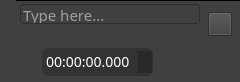
<?xml version="1.0" encoding="UTF-8"?>
<ui version="4.0">
 <class>TOCListWidgetItem</class>
 <widget class="QWidget" name="TOCListWidgetItem">
  <property name="geometry">
   <rect>
    <x>0</x>
    <y>0</y>
    <width>240</width>
    <height>82</height>
   </rect>
  </property>
  <property name="sizePolicy">
   <sizepolicy hsizetype="Fixed" vsizetype="Fixed">
    <horstretch>0</horstretch>
    <verstretch>0</verstretch>
   </sizepolicy>
  </property>
  <property name="minimumSize">
   <size>
    <width>240</width>
    <height>82</height>
   </size>
  </property>
  <property name="maximumSize">
   <size>
    <width>240</width>
    <height>82</height>
   </size>
  </property>
  <property name="windowTitle">
   <string>Form</string>
  </property>
  <property name="styleSheet">
   <string notr="true">background: #404040;
box-shadow: inset 0px -1px 1px rgba(0, 0, 0, 0.15);
margin: 0px 0px;

</string>
  </property>
  <widget class="QLabel" name="label_Title">
   <property name="geometry">
    <rect>
     <x>22</x>
     <y>27</y>
     <width>18</width>
     <height>18</height>
    </rect>
   </property>
   <property name="baseSize">
    <size>
     <width>18</width>
     <height>18</height>
    </size>
   </property>
   <property name="font">
    <font>
     <family>Noto Sans</family>
     <weight>50</weight>
     <italic>false</italic>
     <bold>false</bold>
    </font>
   </property>
   <property name="styleSheet">
    <string notr="true"/>
   </property>
   <property name="text">
    <string/>
   </property>
   <property name="pixmap">
    <pixmap resource="resources.qrc">:/SVG/svg/icon/toc-reading-order.svg</pixmap>
   </property>
   <property name="scaledContents">
    <bool>true</bool>
   </property>
  </widget>
  <widget class="QLabel" name="label_Href">
   <property name="geometry">
    <rect>
     <x>40</x>
     <y>26</y>
     <width>160</width>
     <height>18</height>
    </rect>
   </property>
   <property name="sizePolicy">
    <sizepolicy hsizetype="Fixed" vsizetype="Fixed">
     <horstretch>0</horstretch>
     <verstretch>0</verstretch>
    </sizepolicy>
   </property>
   <property name="minimumSize">
    <size>
     <width>160</width>
     <height>18</height>
    </size>
   </property>
   <property name="maximumSize">
    <size>
     <width>160</width>
     <height>18</height>
    </size>
   </property>
   <property name="font">
    <font>
     <family>Noto Sans TC</family>
     <pointsize>-1</pointsize>
     <weight>50</weight>
     <italic>false</italic>
     <bold>false</bold>
    </font>
   </property>
   <property name="styleSheet">
    <string notr="true">
	font-family: Noto Sans TC;
	font-style: normal;
	font-weight: normal;
	font-size: 15px;
	line-height: 20px;

	color: #FFFFFF;


</string>
   </property>
   <property name="text">
    <string/>
   </property>
  </widget>
  <widget class="QLineEdit" name="lineEdit_Title">
   <property name="geometry">
    <rect>
     <x>20</x>
     <y>4</y>
     <width>180</width>
     <height>20</height>
    </rect>
   </property>
   <property name="minimumSize">
    <size>
     <width>180</width>
     <height>20</height>
    </size>
   </property>
   <property name="maximumSize">
    <size>
     <width>180</width>
     <height>20</height>
    </size>
   </property>
   <property name="font">
    <font>
     <family>Noto Sans TC</family>
     <pointsize>-1</pointsize>
     <weight>50</weight>
     <italic>false</italic>
     <bold>false</bold>
    </font>
   </property>
   <property name="acceptDrops">
    <bool>false</bool>
   </property>
   <property name="styleSheet">
    <string notr="true">QLineEdit {
	color: #FFFFFF;

	font-family: Noto Sans TC;
	font-style: normal;
	font-weight: normal;
	font-size: 15px;
	line-height: 20px;
	background: #404040;
}

QLineEdit:focus {
	background: #393939;
}

QLineEdit:disabled
{
	border: 3px solid rgba(255, 0, 0, 1);
	background: rgba(0, 0, 0, 0.2);
	box-sizing: border-box;
	border-radius: 6px;
	color: #FFFFFF;
}</string>
   </property>
   <property name="inputMask">
    <string/>
   </property>
   <property name="text">
    <string/>
   </property>
   <property name="frame">
    <bool>true</bool>
   </property>
   <property name="placeholderText">
    <string>Type here...</string>
   </property>
  </widget>
  <widget class="QPushButton" name="pushButton_Remove">
   <property name="geometry">
    <rect>
     <x>208</x>
     <y>12</y>
     <width>24</width>
     <height>24</height>
    </rect>
   </property>
   <property name="minimumSize">
    <size>
     <width>24</width>
     <height>24</height>
    </size>
   </property>
   <property name="baseSize">
    <size>
     <width>24</width>
     <height>24</height>
    </size>
   </property>
   <property name="text">
    <string/>
   </property>
   <property name="icon">
    <iconset resource="resources.qrc">
     <normaloff>:/SVG/svg/icon/common-remove.svg</normaloff>:/SVG/svg/icon/common-remove.svg</iconset>
   </property>
   <property name="iconSize">
    <size>
     <width>24</width>
     <height>24</height>
    </size>
   </property>
  </widget>
  <widget class="QLabel" name="label">
   <property name="geometry">
    <rect>
     <x>22</x>
     <y>53</y>
     <width>18</width>
     <height>18</height>
    </rect>
   </property>
   <property name="sizePolicy">
    <sizepolicy hsizetype="Preferred" vsizetype="Preferred">
     <horstretch>0</horstretch>
     <verstretch>0</verstretch>
    </sizepolicy>
   </property>
   <property name="minimumSize">
    <size>
     <width>18</width>
     <height>18</height>
    </size>
   </property>
   <property name="baseSize">
    <size>
     <width>18</width>
     <height>18</height>
    </size>
   </property>
   <property name="lineWidth">
    <number>0</number>
   </property>
   <property name="text">
    <string notr="true"/>
   </property>
   <property name="pixmap">
    <pixmap resource="resources.qrc">:/SVG/svg/icon/toc-start-time.svg</pixmap>
   </property>
   <property name="scaledContents">
    <bool>true</bool>
   </property>
   <property name="textInteractionFlags">
    <set>Qt::NoTextInteraction</set>
   </property>
  </widget>
  <widget class="QTimeEdit" name="timeEdit_Start">
   <property name="geometry">
    <rect>
     <x>42</x>
     <y>48</y>
     <width>111</width>
     <height>28</height>
    </rect>
   </property>
   <property name="sizePolicy">
    <sizepolicy hsizetype="Fixed" vsizetype="Fixed">
     <horstretch>0</horstretch>
     <verstretch>0</verstretch>
    </sizepolicy>
   </property>
   <property name="font">
    <font>
     <family>Noto Sans</family>
     <pointsize>-1</pointsize>
     <weight>50</weight>
     <italic>false</italic>
     <bold>false</bold>
    </font>
   </property>
   <property name="styleSheet">
    <string notr="true">color: #FFFFFF;

font-family: Noto Sans;
font-style: normal;
font-weight: normal;
font-size: 14px;
line-height: 19px;


background: rgba(0, 0, 0, 0.2);
border-radius: 6px;

padding-left: 2px;</string>
   </property>
   <property name="minimumTime">
    <time>
     <hour>0</hour>
     <minute>0</minute>
     <second>0</second>
    </time>
   </property>
   <property name="currentSection">
    <enum>QDateTimeEdit::HourSection</enum>
   </property>
   <property name="displayFormat">
    <string notr="true">hh:mm:ss.zzz</string>
   </property>
   <property name="time">
    <time>
     <hour>0</hour>
     <minute>0</minute>
     <second>0</second>
    </time>
   </property>
  </widget>
  <widget class="Line" name="line">
   <property name="geometry">
    <rect>
     <x>16</x>
     <y>0</y>
     <width>300</width>
     <height>1</height>
    </rect>
   </property>
   <property name="sizePolicy">
    <sizepolicy hsizetype="Fixed" vsizetype="Fixed">
     <horstretch>0</horstretch>
     <verstretch>0</verstretch>
    </sizepolicy>
   </property>
   <property name="styleSheet">
    <string notr="true">background: #333333;</string>
   </property>
   <property name="frameShadow">
    <enum>QFrame::Plain</enum>
   </property>
   <property name="lineWidth">
    <number>1</number>
   </property>
   <property name="orientation">
    <enum>Qt::Horizontal</enum>
   </property>
  </widget>
  <widget class="QLabel" name="label_Drag">
   <property name="geometry">
    <rect>
     <x>0</x>
     <y>32</y>
     <width>24</width>
     <height>24</height>
    </rect>
   </property>
   <property name="minimumSize">
    <size>
     <width>24</width>
     <height>24</height>
    </size>
   </property>
   <property name="baseSize">
    <size>
     <width>24</width>
     <height>24</height>
    </size>
   </property>
   <property name="text">
    <string/>
   </property>
   <property name="pixmap">
    <pixmap resource="resources.qrc">:/SVG/svg/icon/common-drag.svg</pixmap>
   </property>
   <property name="scaledContents">
    <bool>true</bool>
   </property>
  </widget>
 </widget>
 <resources>
  <include location="resources.qrc"/>
 </resources>
 <connections/>
</ui>
